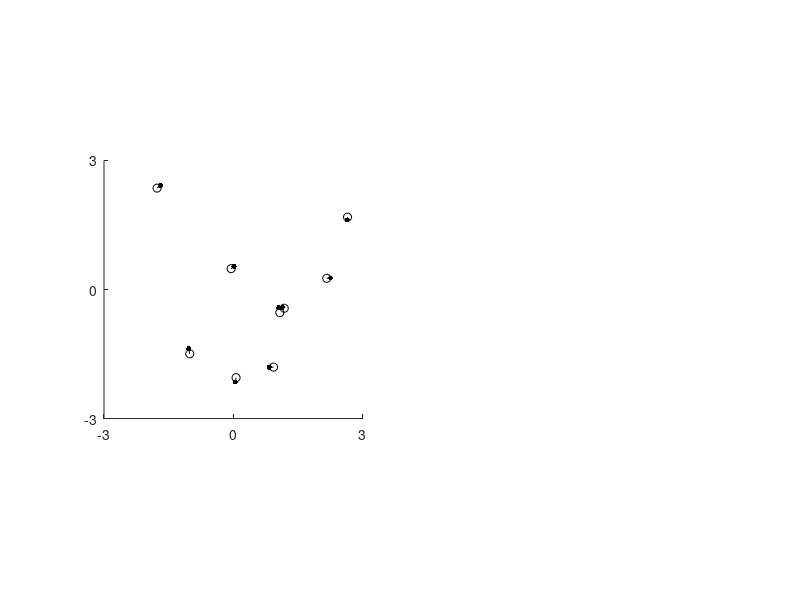

This chart was generated by the following MATLAB code: (Note: this script raises an error after producing the figure.)
function didacticfigure_newwordsfromoldwords

M = 2;
sigma = 0.1;
N = 10;
signewVec = [0.05 0.5];

figure
for isig = 1:2;
sigma_new = signewVec(isig);

% getting new and old words
X = randn(N,M)*sqrt(sigma^2+1);
SOld = (X/sigma^2)/(1/sigma^2 + 1) + randn(N,M)*(1/sqrt(1/sigma^2 + 1)); % drawing old words from X
SNew = SOld + randn(N,M).*sigma_new;

% idx of minimum distance
distances = squeeze(sum((permute(repmat(SNew,[1,1,N]), [3,2,1])-repmat(X,[1,1,N])).^2,2));
mindist = squeeze(min(distances,[],1));
[row,~] = find(distances == repmat(mindist,[N 1]));

% plot the new and old words with the distance lines between them
subplot(1,2,isig); hold on
plot(SNew(:,1),SNew(:,2),'k.','MarkerSize',12); % plot new words
plot(SOld(:,1),SOld(:,2),'ko'); % plot old words
plot([SNew(:,1) SOld(row,1)]',[SNew(:,2) SOld(row,2)]','--k')
axis equal
axismax = 3;
axis([-axismax axismax -axismax axismax])
set(gca,'XTick',[-3 0 3],'YTick',[-3 0 3]);
% ax = gca;
% ax.XTick = [-3 0 3];
% ax.YTick = [-3 0 3];
defaultplot
end